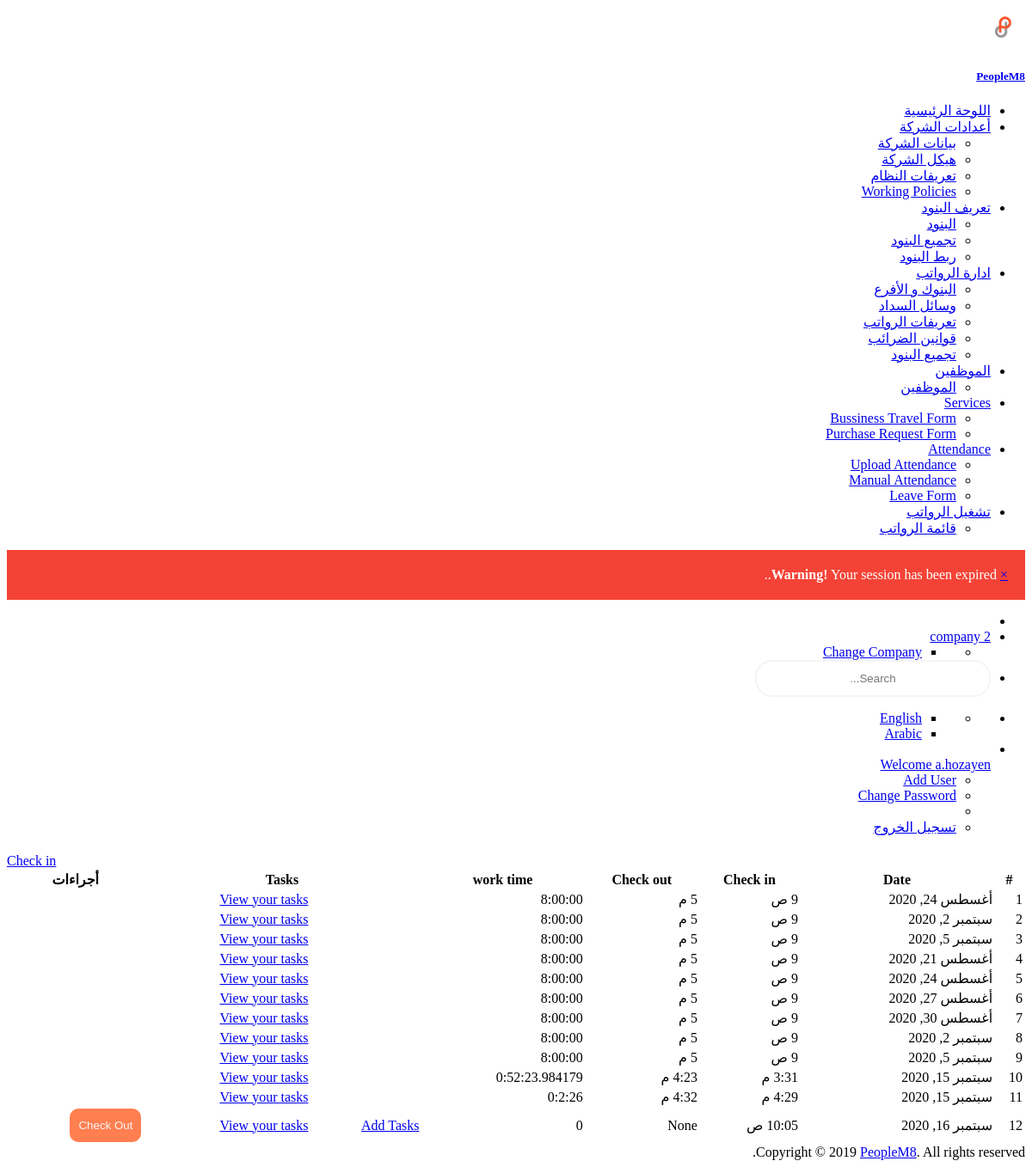
Screenshot of /attendance/attendance/ (signed in) with the database file from the repository.
### custom_user/models.py (models this page shows)
class User(AbstractUser):
    emp_type_list = [("A", _("Admin")),
                     ("E", _("Employee"))]
    company = models.ForeignKey(Enterprise, null=True, blank=True, on_delete=models.CASCADE, related_name='company_user', verbose_name=_('Name'))
    employee_type = models.CharField(max_length=3, choices=emp_type_list, verbose_name=_('Employee Type'))
    business_unit_name = models.CharField(max_length=150, null=True, blank=True, verbose_name=_('Business Unit Name'))
    reg_tax_num = models.CharField(max_length=150, null=True, blank=True, verbose_name=_('Reg Tax Num'))
    commercail_record = models.CharField(max_length=150, null=True, blank=True, verbose_name=_('Commercail Record '))

### company/models.py (models this page shows)
class Enterprise(models.Model):
    enterprise_user = models.ForeignKey(settings.AUTH_USER_MODEL, on_delete=models.CASCADE, related_name="company_user")
    name = models.CharField(max_length=255, verbose_name=_('Company Name'))
    reg_tax_num = models.CharField(max_length=150, verbose_name=_('Reg Tax Num'))
    commercail_record = models.CharField(max_length=150, verbose_name=_('Commercial Record'))
    address1 = models.CharField(max_length=255, blank=True, null=True, verbose_name=_('Address1'))
    phone = models.CharField(max_length=255, blank=True, null=True, verbose_name=_('Phone'))
    mobile = models.CharField(max_length=255, blank=True, null=True, verbose_name=_('Mobile'))
    fax = models.CharField(max_length=255, blank=True, null=True, verbose_name=_('Fax'))
    email = models.EmailField(blank=True, null=True, verbose_name=_('Email'))
    country = models.ForeignKey(Country, on_delete=models.CASCADE, null=True, blank=True, verbose_name=_('Country'))
    slug = models.SlugField(blank=True, null=True)
    start_date = models.DateField(auto_now=False, auto_now_add=False, default=date.today, verbose_name=_('Start Date'))
    end_date = models.DateField(auto_now=False, auto_now_add=False, blank=True, null=True, verbose_name=_('End Date'))
    created_by = models.ForeignKey(settings.AUTH_USER_MODEL, blank=False, on_delete=models.CASCADE,
                                   related_name="company_created_by")
    creation_date = models.DateField(auto_now=True, auto_now_add=False)
    last_update_by = models.ForeignKey(settings.AUTH_USER_MODEL, blank=True, null=True, on_delete=models.CASCADE,
                                       related_name="company_last_update_by")
    last_update_date = models.DateField(auto_now=False, auto_now_add=True)
    attribute1 = models.CharField(max_length=255)
    attribute2 = models.CharField(max_length=255)
    attribute3 = models.CharField(max_length=255)
    attribute4 = models.CharField(max_length=255)
    attribute5 = models.CharField(max_length=255)
    attribute6 = models.CharField(max_length=255)
    attribute7 = models.CharField(max_length=255)
    attribute8 = models.CharField(max_length=255)
    attribute9 = models.CharField(max_length=255)
    attribute10 = models.CharField(max_length=255)
    attribute11 = models.CharField(max_length=255)
    attribute12 = models.CharField(max_length=255)
    attribute13 = models.CharField(max_length=255)
    attribute14 = models.CharField(max_length=255)
    attribute15 = models.CharField(max_length=255)
    def __str__(self):
        return self.name

### attendance/models.py (models this page shows, shortened)
class Attendance(models.Model):
    employee = models.ForeignKey(Employee, related_name='emp_attendance', on_delete=models.CASCADE, blank=True, null=True,)
    date = models.DateField(blank=True, null=True,)
    check_in = models.TimeField(blank=True, null=True, )
    check_out = models.TimeField(blank=True, null=True)
    work_hours = models.CharField(max_length=100, blank=True, null=True)
    normal_hrs = models.DecimalField(decimal_places=2, max_digits=4, blank=True, null=True, default=0)
    normal_overtime_hours = models.DecimalField(decimal_places=2, max_digits=4, blank=True, null=True, default=0)
    exceptional_hrs = models.DecimalField(decimal_places=2, max_digits=4, blank=True, null=True, default=0)
    exceptional_overtime = models.DecimalField(decimal_places=2, max_digits=4, blank=True, null=True, default=0)
    delay_hrs = models.TimeField(blank=True, null=True)
    absence_days = models.IntegerField(blank=True, null=True, default=0)
    day_of_week = models.CharField(max_length=12, blank=True, null=True,)
    slug = models.SlugField(blank=True, null=True)
    created_by = models.ForeignKey(settings.AUTH_USER_MODEL, on_delete=models.CASCADE, blank=True, null=True, related_name='attendance_created_by')
    creation_date = models.DateField(auto_now_add=True)
    last_update_by = models.ForeignKey(settings.AUTH_USER_MODEL, on_delete=models.CASCADE, blank=True, null=True, related_name='attendance_last_updated_by')
    last_update_date = models.DateField(auto_now=True)

### attendance/views.py (the view)
# urls.py: path('attendance/', views.list_attendance, name='user-list-attendance'),
@login_required(login_url='/login')
def list_attendance(request):
    employee = Employee.objects.get(user=request.user)
    attendance_list = Attendance.objects.filter(employee=employee)
    work_time = []
    att_form = FormAttendance(form_type='check_in')
    employee = Employee.objects.get(user=request.user)
    att_context = {
        'attendances': attendance_list,
        'work_time': work_time,
        'att_form': att_form
    }
    return render(request, 'attendance.html', att_context)

### attendance/forms.py
class FormAttendance(forms.ModelForm):
    class Meta:
        model = Attendance
        fields = '__all__'
        exclude = [ 'slug', 'created_by', 'creation_date', 'last_update_by', 'last_update_date', 'employee']
    def __init__(self, *args, **kwargs):
        form_type = kwargs.pop('form_type')
        super(FormAttendance, self).__init__(*args, **kwargs)
        if form_type == 'check_out':
            self.fields['check_in'].widget.attrs['disabled'] = True
        self.fields['date'].widget.input_type = 'date'
        self.fields['check_in'].widget.input_type = 'time'
        self.fields['check_out'].widget.input_type = 'time'
        for field in self.fields:
            self.fields[field].widget.attrs['class'] = 'form-control parsley-validated'
            self.helper = FormHelper()
            self.helper.form_show_labels = False

### attendance/templates/attendance.html (shortened to what this page needs)
{% extends "master.html" %}
{% load staticfiles %}
{% load crispy_forms_tags %}
{% load l10n %}
{% load i18n %}
{% block body %}
<div class="container-fluid">
    <div class="row" style="margin-left:0px;">
        <div class="col-md-4">
            <div class="gap-10 peers {% if LANGUAGE_BIDI %} push-left {% else %} push-right {% endif %}">
              <div class="peer">
                <a class="btn btn-primary" href="{% url 'attendance:check_in_time' %}">{% trans "Check in" %}</a>
              </div>
            </div>
        </div>
    </div>
    <div class="col-md-12">
        <div class="row" style="margin-left:0px;">
            <div class="col-md-12">
                <div class="bgc-white bd bdrs-3 p-20 mB-20">
                    <table class="table table-striped table-bordered" id="dataTable"  width="100%">
                        <thead>
                        <tr>
                            <th>#</th>
                            <th>Date</th>
                            <th>Check in</th>
                            <th>Check out</th>
                            <th>work time</th>
                            <th colspan="2" style="text-align:center">Tasks</th>
                            <th>أجراءات</th>
                        </tr>
                        </thead>
                        <tbody>
                        {% for i in attendances %}
                        <tr>
                            <td>{{forloop.counter }}</td>
                            <td>{{i.date}}</td>
                            <td>{{i.check_in}}</td>
                            <td>{{i.check_out}}</td>
                            <td>{{i.work_hours}}</td>
                            <td>
                                {% if i.check_out is None %}
                                <a href="{% url 'attendance:edit-all-tasks' attendance_text=i.id %}">Add Tasks</a>
                                    {% endif %}
                            </td>
                            <td>
                                <a href="{% url 'attendance:list-tasks' attendance_slug=i.id %}">View your tasks
                            </td>
                            <td>
                                {% if i.check_out is None %}
                                <a href="{% url 'attendance:check_out_time' %}">
                                    <button type="button" class="btn btn-success">
                                         Check Out
                                    </button>
                                </a>
                                {% endif %}
                            </td>
                        </tr>
                        {% endfor %}
                        </tbody>
                    </table>
                </div>
            </div>
        </div>
    </div>
</div>
{% endblock body %}

### MashreqPayroll/templates/top_nav.html (shortened to what this page needs)
{% load staticfiles %}
{% load i18n %}
{% load l10n %}
{% get_current_language_bidi as LANGUAGE_BIDI %}
<div class="header-container">
  <ul class="{% if LANGUAGE_BIDI %} nav-right {% else %} nav-left {% endif %}">
    <li><a id="sidebar-toggle" class="sidebar-toggle" href="javascript:void(0);"></a></li>
    <li class="notifications dropdown">
      <a href="#" class="dropdown-toggle no-after" data-toggle="dropdown">
        {% if LANGUAGE_BIDI %}
        <span class="fsz-sm c-grey-900">{{request.user.company}}</span>
        {% else %}
        <span class="fsz-sm c-grey-900">{{request.user.company}}</span>
        <i class="ti-angle-down" style="font-size: xx-small;"></i>
        {% endif %}
      </a>
      <ul class="dropdown-menu" style="min-width: 125px;">
        <li>
          <ul class="dropdown-menu p-5 fsz-sm" style="position: relative;">
            <li><a href="{% url 'company:user-companies-list' %}" class="d-b td-n pY-5 bgcH-grey-100 c-grey-700">{% trans "Change Company" %}</a></li>
          </ul>
        </li>
      </ul>
    </li>
    <li class="search-input"><input class="form-control" type="text" placeholder="Search..."></li>
  </ul>
  <ul class="{% if LANGUAGE_BIDI %} nav-left {% else %} nav-right {% endif %}">
    <li class="notifications dropdown">
      <ul class="dropdown-menu" style="min-width: 125px;">
        <li>
          <ul class="ovY-a pos-r scrollable lis-n p-0 m-0 fsz-sm">
            <li><a href="{% url 'home:en' %}" class="peers fxw-nw td-n p-20 bdB c-grey-800 cH-blue bgcH-grey-100">English</a></li>
            <li><a href="{% url 'home:ar' %}" class="peers fxw-nw td-n p-20 bdB c-grey-800 cH-blue bgcH-grey-100">Arabic</a></li>
          </ul>
        </li>
      </ul>
    </li>
    <li class="dropdown">
      <a href="#" class="dropdown-toggle no-after peers fxw-nw ai-c lh-1" data-toggle="dropdown">
        <div class="peer mR-10"><img class="w-2r bdrs-50p" src="#" alt=""></div>
        <div class="peer"><span class="fsz-sm c-grey-900">Welcome {{request.user}}</span></div>
      </a>
      <ul class="dropdown-menu fsz-sm">
        {% if request.user.employee_type == 'A'%}
        <li><a href="{% url 'home:new-user' %}" class="d-b td-n pY-5 bgcH-grey-100 c-grey-700">
            <span>{% trans "Add User" %}</span></a>
        </li>
        {% endif %}
        <li><a href="{% url 'home:password_change' %}" class="d-b td-n pY-5 bgcH-grey-100 c-grey-700">
            <span>{% trans "Change Password" %}</span></a>
        </li>
        <li role="separator" class="divider"></li>
        {% if user.is_authenticated %}
        <li>
          <a href="{% url 'home:logout' %}" class="d-b td-n pY-5 bgcH-grey-100 c-grey-700">
             <span>{% trans "Log out" %}</span>
          </a>
        </li>
        {% else %}
        <li>
          <a href="{% url 'home:user-login' %}" class="d-b td-n pY-5 bgcH-grey-100 c-grey-700">
            <i class="ti-power-off mR-10"></i> <span>{% trans "Log in" %}</span>
          </a>
        </li>
        {% endif %}
      </ul>
    </li>
  </ul>
</div>

### MashreqPayroll/static/css/style-main-ar.css (style rules this page uses)
body { text-align: right !important; }
input { border: 2px solid whitesmoke; border-radius: 20px; padding: 12px 10px; text-align: center; width: 250px; }
button { border: none; border-radius: 10px; padding: 12px 10px; text-align: center; cursor: pointer; background: coral; color: whitesmoke; }
.push-left { float: left; }

### MashreqPayroll/static/css/style.css (style rules this page uses)
th { text-align: center; }

### rows the page displays
User: user.company "company 2", user "a.hozayen"
Attendance: date "أغسطس 24, 2020", check_in "9 ص", check_out "5 م", work_hours "8:00:00"
Attendance: date "سبتمبر 2, 2020", check_in "9 ص", check_out "5 م", work_hours "8:00:00"
Attendance: date "سبتمبر 5, 2020", check_in "9 ص", check_out "5 م", work_hours "8:00:00"
Attendance: date "أغسطس 21, 2020", check_in "9 ص", check_out "5 م", work_hours "8:00:00"
Attendance: date "أغسطس 24, 2020", check_in "9 ص", check_out "5 م", work_hours "8:00:00"
Attendance: date "أغسطس 27, 2020", check_in "9 ص", check_out "5 م", work_hours "8:00:00"
Attendance: date "أغسطس 30, 2020", check_in "9 ص", check_out "5 م", work_hours "8:00:00"
Attendance: date "سبتمبر 2, 2020", check_in "9 ص", check_out "5 م", work_hours "8:00:00"
Attendance: date "سبتمبر 5, 2020", check_in "9 ص", check_out "5 م", work_hours "8:00:00"
Attendance: date "سبتمبر 15, 2020", check_in "3:31 م", check_out "4:23 م", work_hours "0:52:23.984179"
Attendance: date "سبتمبر 15, 2020", check_in "4:29 م", check_out "4:32 م", work_hours "0:2:26"
Attendance: date "سبتمبر 16, 2020", check_in "10:05 ص", check_out "None", work_hours "0", shows "Add Tasks", shows "Check Out"

### other values shown
{{ message|safe }} "Your session has been expired."
